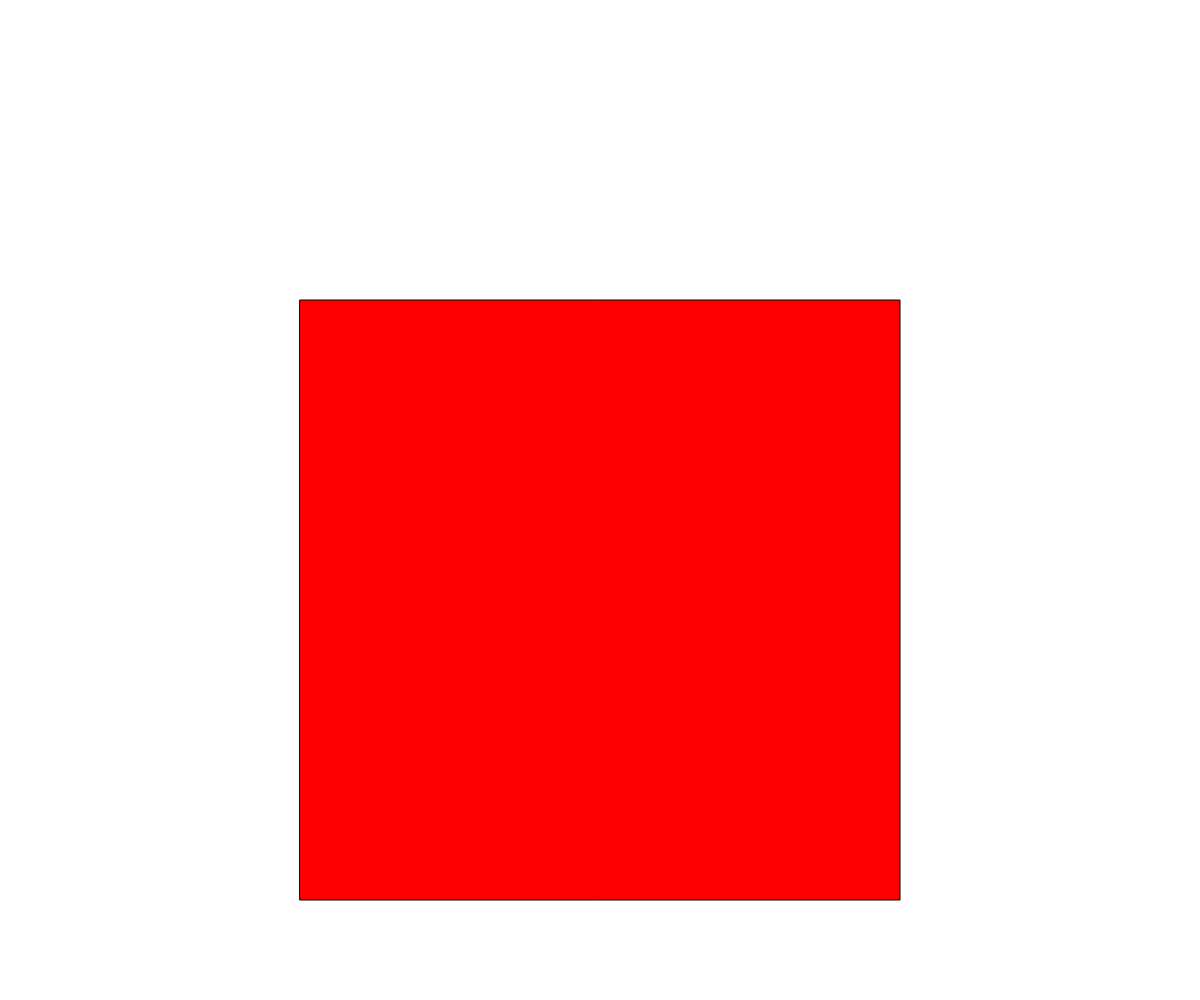
Frame 1 (no input)
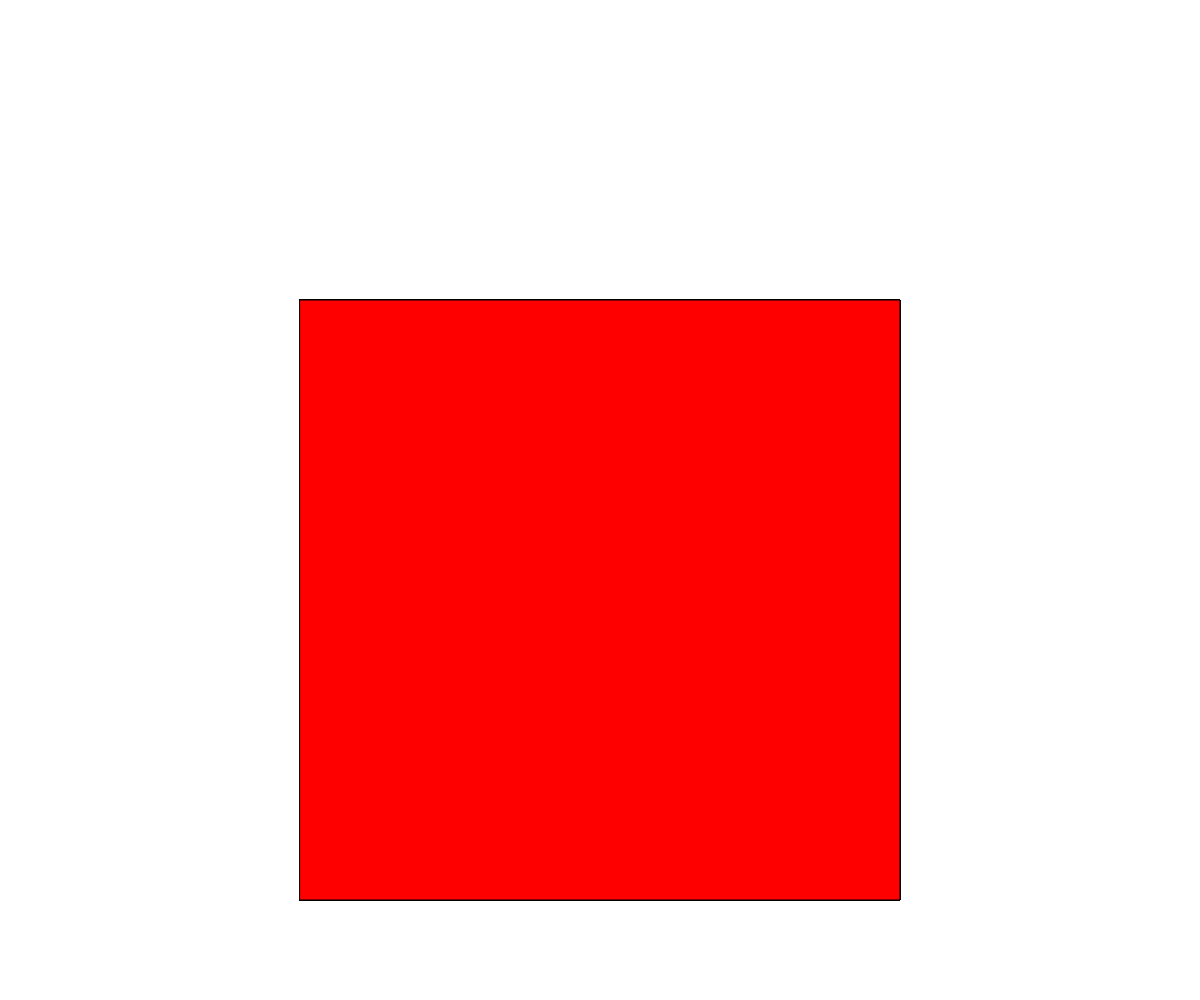
Frame 60 (no input)
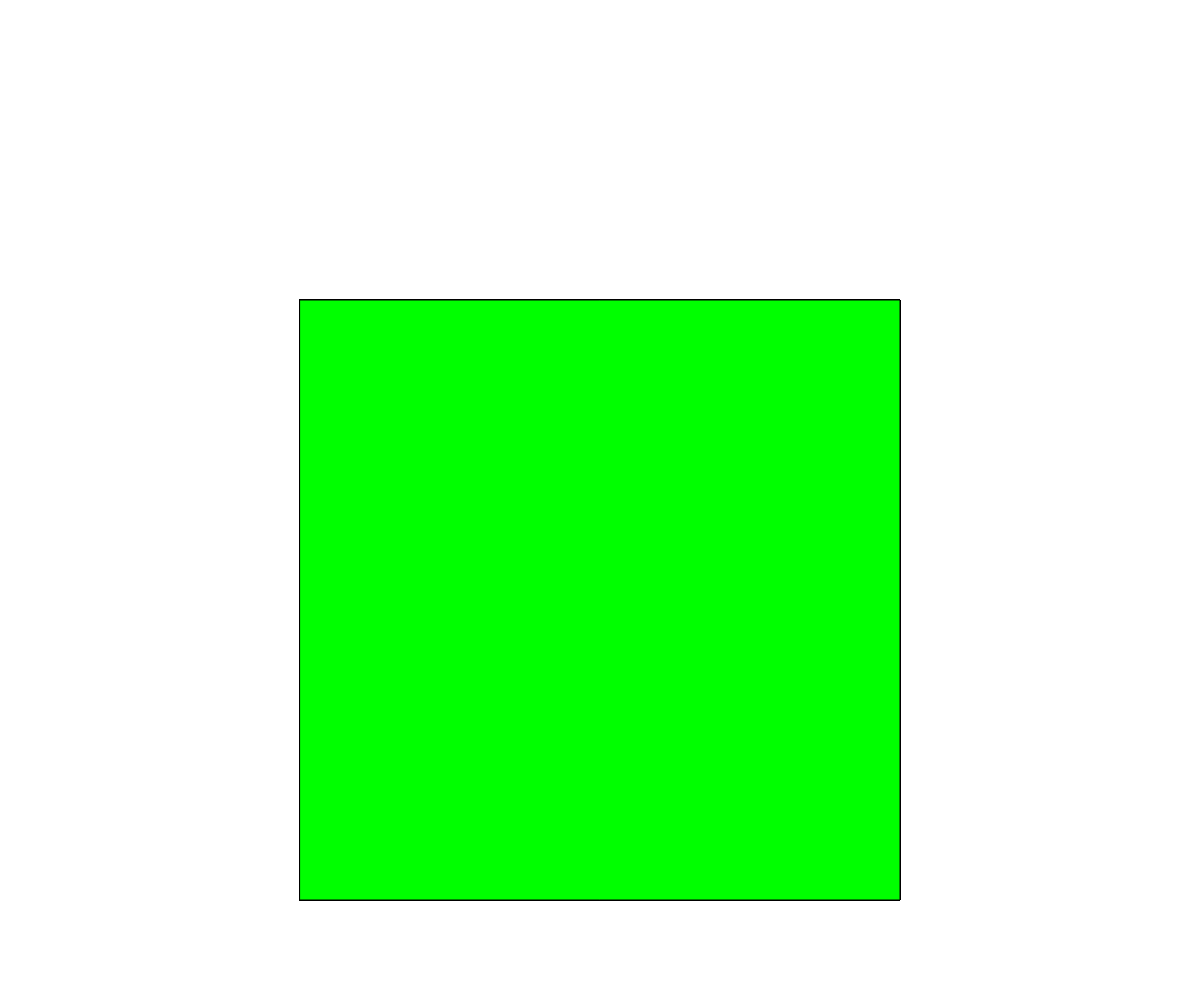
Frame 120 (the mouse pressed at the canvas centre since frame 60)

The p5.js sketch that drew these frames (run headless with seeded random() and noise() and a simulated clock; from frame 60 on, the mouse is pressed at the canvas centre):

// p5.js sketch
// ── sketch.js

var x, y, t;
function setup() 
{
  createCanvas (windowWidth, windowHeight);
  
}


function draw() 
{
  x = width/2;
  y = width/2;
  t = width/2;

  // line (x-(t/2), 0, x-(t/2), height);

  if ( 
    mouseX > x - (t/2) && mouseX <= x + (t/2) &&
    mouseY > y - (t/2) && mouseY <= y + (t/2) && mouseIsPressed === true) 

  {
    fill (0, 255, 0);
  }
  else
  {
    fill (255, 0, 0);
  }

  rectMode (CENTER); 
  rect(x, y, t, t);
}


function windowResized() 
{
  resizeCanvas (windowWidth, windowHeight);
}
